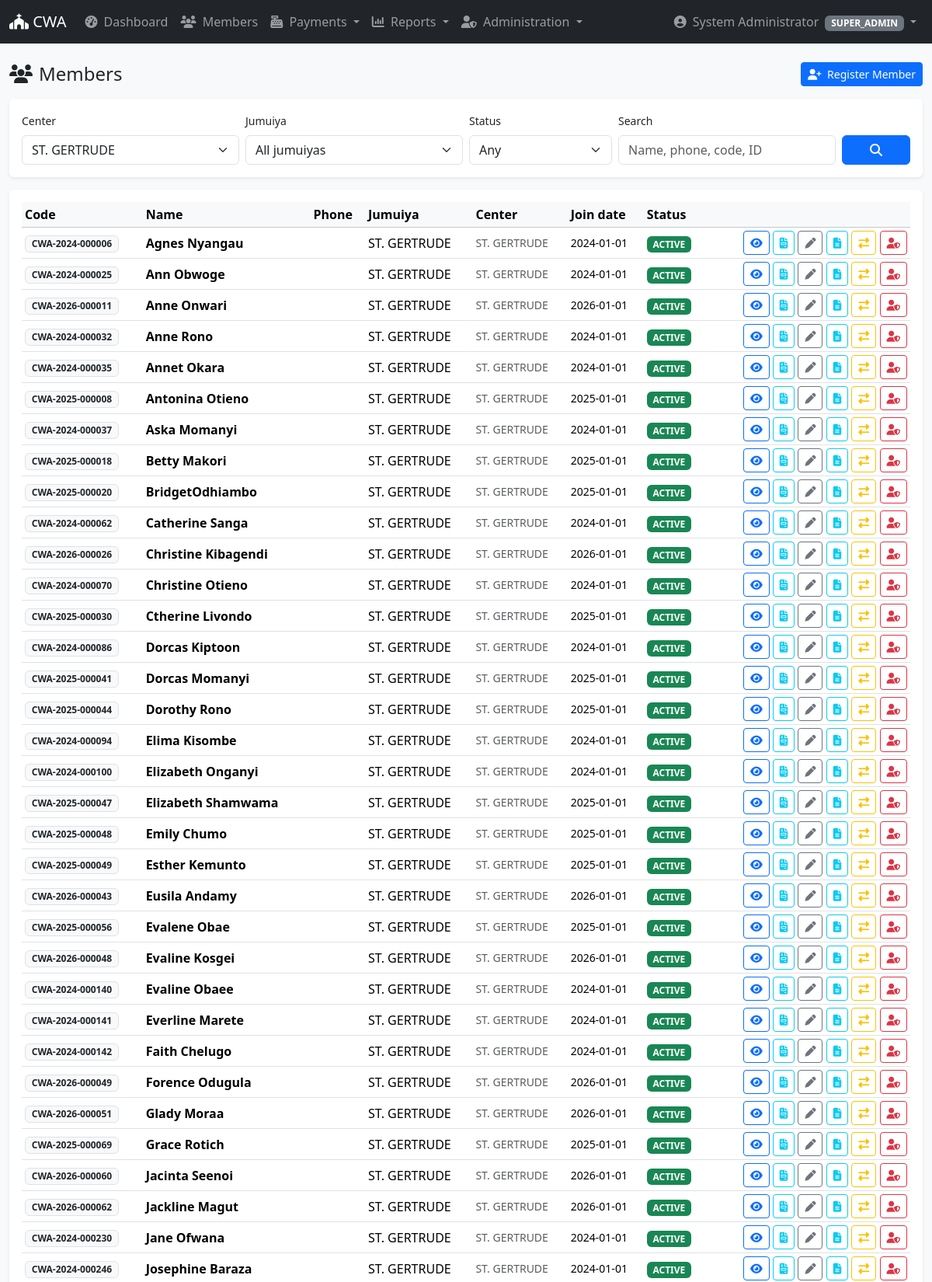
/members/index.php?center_id=2 (signed in, upper part), run on the app's committed database.
### tables this page shows
CREATE TABLE `members` (
  `id` int(10) unsigned NOT NULL AUTO_INCREMENT,
  `member_code` varchar(20) NOT NULL,
  `full_name` varchar(150) NOT NULL,
  `phone` varchar(30) DEFAULT NULL,
  `id_number` varchar(30) DEFAULT NULL,
  `gender` enum('MALE','FEMALE','OTHER') DEFAULT NULL,
  `date_of_birth` date DEFAULT NULL,
  `join_date` date DEFAULT NULL,
  `join_month` tinyint(3) unsigned NOT NULL,
  `jumuiya_id` int(10) unsigned NOT NULL,
  `status` enum('ACTIVE','INACTIVE','TRANSFERRED','DECEASED','LEFT','SUSPENDED') NOT NULL DEFAULT 'ACTIVE',
  `photo` varchar(255) DEFAULT NULL,
  `notes` text DEFAULT NULL,
  `created_by` int(10) unsigned DEFAULT NULL,
  `updated_by` int(10) unsigned DEFAULT NULL,
  `created_at` datetime NOT NULL DEFAULT current_timestamp(),
  `updated_at` datetime NOT NULL DEFAULT current_timestamp() ON UPDATE current_timestamp(),
  PRIMARY KEY (`id`),
  UNIQUE KEY `member_code` (`member_code`),
  UNIQUE KEY `uq_member_phone` (`phone`),
  KEY `idx_member_jumuiya` (`jumuiya_id`),
  KEY `idx_member_status` (`status`),
  KEY `idx_member_name` (`full_name`),
  KEY `fk_member_created_by` (`created_by`),
  KEY `fk_member_updated_by` (`updated_by`),
  CONSTRAINT `fk_member_created_by` FOREIGN KEY (`created_by`) REFERENCES `users` (`id`) ON DELETE SET NULL ON UPDATE CASCADE,
  CONSTRAINT `fk_member_jumuiya` FOREIGN KEY (`jumuiya_id`) REFERENCES `jumuiyas` (`id`) ON UPDATE CASCADE,
  CONSTRAINT `fk_member_updated_by` FOREIGN KEY (`updated_by`) REFERENCES `users` (`id`) ON DELETE SET NULL ON UPDATE CASCADE
);

CREATE TABLE `jumuiyas` (
  `id` int(10) unsigned NOT NULL AUTO_INCREMENT,
  `center_id` int(10) unsigned NOT NULL,
  `name` varchar(150) NOT NULL,
  `code` varchar(30) DEFAULT NULL,
  `status` enum('ACTIVE','INACTIVE') NOT NULL DEFAULT 'ACTIVE',
  `created_at` datetime NOT NULL DEFAULT current_timestamp(),
  `updated_at` datetime NOT NULL DEFAULT current_timestamp() ON UPDATE current_timestamp(),
  PRIMARY KEY (`id`),
  UNIQUE KEY `uq_jumuiya_name_center` (`center_id`,`name`),
  KEY `idx_jumuiya_center` (`center_id`),
  CONSTRAINT `fk_jumuiya_center` FOREIGN KEY (`center_id`) REFERENCES `centers` (`id`) ON UPDATE CASCADE
);

CREATE TABLE `centers` (
  `id` int(10) unsigned NOT NULL AUTO_INCREMENT,
  `parish_id` int(10) unsigned NOT NULL,
  `name` varchar(150) NOT NULL,
  `code` varchar(30) DEFAULT NULL,
  `welfare_enabled` tinyint(1) NOT NULL DEFAULT 0,
  `status` enum('ACTIVE','INACTIVE') NOT NULL DEFAULT 'ACTIVE',
  `created_at` datetime NOT NULL DEFAULT current_timestamp(),
  `updated_at` datetime NOT NULL DEFAULT current_timestamp() ON UPDATE current_timestamp(),
  PRIMARY KEY (`id`),
  UNIQUE KEY `uq_center_name_parish` (`parish_id`,`name`),
  KEY `idx_center_parish` (`parish_id`),
  CONSTRAINT `fk_center_parish` FOREIGN KEY (`parish_id`) REFERENCES `parishes` (`id`) ON UPDATE CASCADE
);

### classes/Db.php (called while the page is built, shortened)
<?php
class Db
{
    private static ?PDO $pdo = null;
    public static function conn(): PDO
    {
        if (self::$pdo === null) {
            $config = require __DIR__ . '/../config/config.php';
            $db = $config['db'];
            $dsn = "mysql:host={$db['host']};port={$db['port']};dbname={$db['database']};charset={$db['charset']}";
            self::$pdo = new PDO($dsn, $db['username'], $db['password'], [
                PDO::ATTR_ERRMODE            => PDO::ERRMODE_EXCEPTION,
                PDO::ATTR_DEFAULT_FETCH_MODE => PDO::FETCH_ASSOC,
                PDO::ATTR_EMULATE_PREPARES   => false,
            ]);
        }
        return self::$pdo;
    }
    public static function q(string $sql, array $params = []): PDOStatement
    {
        $st = self::conn()->prepare($sql);
        $st->execute($params);
        return $st;
    }
    public static function all(string $sql, array $p = []): array
    {
        return self::q($sql, $p)->fetchAll();
    }
}

### includes/permissions.php (called while the page is built, shortened)
<?php
function scope_center_id(): ?int
{
    $u = $_SESSION['user'] ?? null;
    if (in_array($u['role_name'] ?? '', ['SUPER_ADMIN', 'PARISH_ADMIN', 'VIEWER'], true)) {
        return null;
    }
    return $u['center_id'] ?? null;
}
function scope_jumuiya_id(): ?int
{
    $u = $_SESSION['user'] ?? null;
    if (in_array($u['role_name'] ?? '', ['SUPER_ADMIN', 'PARISH_ADMIN', 'VIEWER', 'CENTER_ADMIN'], true)) {
        return null;
    }
    return $u['jumuiya_id'] ?? null;
}
function scope_filter(array $f): array
{
    $cid = scope_center_id();
    $jid = scope_jumuiya_id();
    return $f;
}

### includes/helpers.php (called while the page is built, shortened)
<?php
function e(?string $v): string
{
    return htmlspecialchars((string)$v, ENT_QUOTES, 'UTF-8');
}

### classes/Member.php (called while the page is built, shortened)
<?php
class Member
{
    public static function search(array $filters = [], int $limit = 100, int $offset = 0): array
    {
        $sql = "SELECT m.*, j.name AS jumuiya_name, c.name AS center_name, c.id AS center_id
                  FROM members m
                  JOIN jumuiyas j ON j.id = m.jumuiya_id
                  JOIN centers   c ON c.id = j.center_id
                 WHERE 1 = 1";
        $p = [];
        if (!empty($filters['center_id'])) {
            $sql .= " AND c.id = :cid";
            $p['cid'] = (int)$filters['center_id'];
        }
        $sql .= " ORDER BY m.full_name LIMIT " . (int)$limit . " OFFSET " . (int)$offset;
        return Db::all($sql, $p);
    }
}

### members/index.php (the view, shortened to what this page needs)
<?php
$centers = Db::all("SELECT id, name FROM centers ORDER BY name");
$f = [
    'center_id'  => (int)($_GET['center_id']  ?? 0) ?: null,
    'jumuiya_id' => (int)($_GET['jumuiya_id'] ?? 0) ?: null,
    'status'     => trim($_GET['status'] ?? ''),
    'q'          => trim($_GET['q'] ?? ''),
];
$f = scope_filter($f);
$members = [];
if ($f['center_id'] || $f['jumuiya_id'] || $f['status'] || $f['q']) {
    $members = Member::search($f, 500);
} else {
    $members = Member::all();
}
require __DIR__ . '/../templates/layout/header.php';
?>
<div class="d-flex justify-content-between align-items-center mb-3">
    <h4 class="mb-0"><i class="fa-solid fa-users me-2"></i>Members</h4>
    <a href="create.php" class="btn btn-primary btn-sm">
        <i class="fa-solid fa-user-plus me-1"></i> Register Member
    </a>
</div>
<form class="card shadow-sm border-0 mb-3" method="get">
    <div class="card-body row g-2 align-items-end">
        <div class="col-md-3">
            <label class="form-label small">Center</label>
            <select name="center_id" id="center_id" class="form-select">
                <?php foreach ($centers as $c): ?>
                    <option value="<?= (int)$c['id'] ?>" <?= $f['center_id'] == $c['id'] ? 'selected' : '' ?>>
                        <?= e($c['name']) ?>
                    </option>
                <?php endforeach; ?>
            </select>
        </div>
        <div class="col-md-3">
            <label class="form-label small">Jumuiya</label>
            <select name="jumuiya_id" id="jumuiya_id" class="form-select">
                <option value="">All jumuiyas</option>
            </select>
        </div>
        <div class="col-md-2">
            <label class="form-label small">Status</label>
            <select name="status" class="form-select">
                <option value="">Any</option>
            </select>
        </div>
        <div class="col-md-3">
            <label class="form-label small">Search</label>
            <input name="q" class="form-control" placeholder="Name, phone, code, ID"
                value="<?= e($f['q']) ?>">
        </div>
        <div class="col-md-1 text-end">
            <button class="btn btn-primary w-100">
                <i class="fa-solid fa-magnifying-glass"></i>
            </button>
        </div>
    </div>
</form>
<?php if ($members): ?>
    <div class="card shadow-sm border-0">
        <div class="card-body">
            <table id="tblMembers" class="table table-sm table-hover align-middle">
                <thead class="table-light">
                    <tr>
                        <th>Code</th>
                        <th>Name</th>
                        <th>Phone</th>
                        <th>Jumuiya</th>
                        <th>Center</th>
                        <th>Join date</th>
                        <th>Status</th>
                        <th></th>
                    </tr>
                </thead>
                <tbody>
                    <?php foreach ($members as $m): ?>
                        <tr>
                            <td><span class="badge bg-light text-dark border"><?= e($m['member_code']) ?></span></td>
                            <td><strong><?= e($m['full_name']) ?></strong></td>
                            <td class="small"><?= e($m['phone']) ?></td>
                            <td><?= e($m['jumuiya_name']) ?></td>
                            <td class="small text-muted"><?= e($m['center_name']) ?></td>
                            <td class="small"><?= e($m['join_date']) ?></td>
                            <td>
                                <span class="badge bg-<?= match ($m['status']) {
                                                            'ACTIVE'      => 'success',
                                                            'INACTIVE'    => 'secondary',
                                                            'TRANSFERRED' => 'info',
                                                            'DECEASED'    => 'dark',
                                                            'LEFT'        => 'warning',
                                                            'SUSPENDED'   => 'danger',
                                                            default       => 'secondary',
                                                        } ?>"><?= e($m['status']) ?></span>
                            </td>
                            <td class="text-end">
                                <a href="view.php?id=<?= (int)$m['id'] ?>" class="btn btn-sm btn-outline-primary" title="Profile">
                                    <i class="fa-solid fa-eye"></i>
                                </a>
                                <a href="../reports/member-statement.php?id=<?= (int)$m['id'] ?>"
                                    class="btn btn-sm btn-outline-info" title="Statement">
                                    <i class="fa-solid fa-file-invoice"></i>
                                </a>
                                <a href="edit.php?id=<?= (int)$m['id'] ?>" class="btn btn-sm btn-outline-secondary" title="Edit">
                                    <i class="fa-solid fa-pen"></i>
                                </a>
                                <a href="ledger.php?id=<?= (int)$m['id'] ?>" class="btn btn-sm btn-outline-info" title="Ledger">
                                    <i class="fa-solid fa-file-lines"></i>
                                </a>
                                <a href="transfer.php?id=<?= (int)$m['id'] ?>" class="btn btn-sm btn-outline-warning" title="Transfer">
                                    <i class="fa-solid fa-right-left"></i>
                                </a>
                                <a href="status.php?id=<?= (int)$m['id'] ?>" class="btn btn-sm btn-outline-danger" title="Status">
                                    <i class="fa-solid fa-user-shield"></i>
                                </a>
                            </td>
                        </tr>
                    <?php endforeach; ?>
                </tbody>
            </table>
        </div>
    </div>
<?php elseif ($f['center_id'] || $f['jumuiya_id'] || $f['status'] || $f['q']): ?>
    <div class="alert alert-info">No members match those filters.</div>
<?php else: ?>
    <div class="alert alert-light border">
        Choose a center, a jumuiya, or enter a search term to list members.
    </div>
<?php endif; ?>
<?php require __DIR__ . '/../templates/layout/footer.php'; ?>

### data on the page
members: member_code "CWA-2024-000006", full_name "Agnes Nyangau", jumuiya.name "ST. GERTRUDE", centers.name "ST. GERTRUDE", join_date "2024-01-01", status "ACTIVE"
members: member_code "CWA-2024-000025", full_name "Ann Obwoge", jumuiya.name "ST. GERTRUDE", centers.name "ST. GERTRUDE", join_date "2024-01-01", status "ACTIVE"
members: member_code "CWA-2026-000011", full_name "Anne Onwari", jumuiya.name "ST. GERTRUDE", centers.name "ST. GERTRUDE", join_date "2026-01-01", status "ACTIVE"
members: member_code "CWA-2024-000032", full_name "Anne Rono", jumuiya.name "ST. GERTRUDE", centers.name "ST. GERTRUDE", join_date "2024-01-01", status "ACTIVE"
members: member_code "CWA-2024-000035", full_name "Annet Okara", jumuiya.name "ST. GERTRUDE", centers.name "ST. GERTRUDE", join_date "2024-01-01", status "ACTIVE"
members: member_code "CWA-2025-000008", full_name "Antonina Otieno", jumuiya.name "ST. GERTRUDE", centers.name "ST. GERTRUDE", join_date "2025-01-01", status "ACTIVE"
members: member_code "CWA-2024-000037", full_name "Aska Momanyi", jumuiya.name "ST. GERTRUDE", centers.name "ST. GERTRUDE", join_date "2024-01-01", status "ACTIVE"
members: member_code "CWA-2025-000018", full_name "Betty Makori", jumuiya.name "ST. GERTRUDE", centers.name "ST. GERTRUDE", join_date "2025-01-01", status "ACTIVE"
members: member_code "CWA-2025-000020", full_name "BridgetOdhiambo", jumuiya.name "ST. GERTRUDE", centers.name "ST. GERTRUDE", join_date "2025-01-01", status "ACTIVE"
members: member_code "CWA-2024-000062", full_name "Catherine Sanga", jumuiya.name "ST. GERTRUDE", centers.name "ST. GERTRUDE", join_date "2024-01-01", status "ACTIVE"
members: member_code "CWA-2026-000026", full_name "Christine Kibagendi", jumuiya.name "ST. GERTRUDE", centers.name "ST. GERTRUDE", join_date "2026-01-01", status "ACTIVE"
members: member_code "CWA-2024-000070", full_name "Christine Otieno", jumuiya.name "ST. GERTRUDE", centers.name "ST. GERTRUDE", join_date "2024-01-01", status "ACTIVE"
members: member_code "CWA-2025-000030", full_name "Ctherine Livondo", jumuiya.name "ST. GERTRUDE", centers.name "ST. GERTRUDE", join_date "2025-01-01", status "ACTIVE"
members: member_code "CWA-2024-000086", full_name "Dorcas Kiptoon", jumuiya.name "ST. GERTRUDE", centers.name "ST. GERTRUDE", join_date "2024-01-01", status "ACTIVE"
members: member_code "CWA-2025-000041", full_name "Dorcas Momanyi", jumuiya.name "ST. GERTRUDE", centers.name "ST. GERTRUDE", join_date "2025-01-01", status "ACTIVE"
members: member_code "CWA-2025-000044", full_name "Dorothy Rono", jumuiya.name "ST. GERTRUDE", centers.name "ST. GERTRUDE", join_date "2025-01-01", status "ACTIVE"
members: member_code "CWA-2024-000094", full_name "Elima Kisombe", jumuiya.name "ST. GERTRUDE", centers.name "ST. GERTRUDE", join_date "2024-01-01", status "ACTIVE"
members: member_code "CWA-2024-000100", full_name "Elizabeth Onganyi", jumuiya.name "ST. GERTRUDE", centers.name "ST. GERTRUDE", join_date "2024-01-01", status "ACTIVE"
members: member_code "CWA-2025-000047", full_name "Elizabeth Shamwama", jumuiya.name "ST. GERTRUDE", centers.name "ST. GERTRUDE", join_date "2025-01-01", status "ACTIVE"
members: member_code "CWA-2025-000048", full_name "Emily Chumo", jumuiya.name "ST. GERTRUDE", centers.name "ST. GERTRUDE", join_date "2025-01-01", status "ACTIVE"
members: member_code "CWA-2025-000049", full_name "Esther Kemunto", jumuiya.name "ST. GERTRUDE", centers.name "ST. GERTRUDE", join_date "2025-01-01", status "ACTIVE"
members: member_code "CWA-2026-000043", full_name "Eusila Andamy", jumuiya.name "ST. GERTRUDE", centers.name "ST. GERTRUDE", join_date "2026-01-01", status "ACTIVE"
members: member_code "CWA-2025-000056", full_name "Evalene Obae", jumuiya.name "ST. GERTRUDE", centers.name "ST. GERTRUDE", join_date "2025-01-01", status "ACTIVE"
members: member_code "CWA-2026-000048", full_name "Evaline Kosgei", jumuiya.name "ST. GERTRUDE", centers.name "ST. GERTRUDE", join_date "2026-01-01", status "ACTIVE"
members: member_code "CWA-2024-000140", full_name "Evaline Obaee", jumuiya.name "ST. GERTRUDE", centers.name "ST. GERTRUDE", join_date "2024-01-01", status "ACTIVE"
members: member_code "CWA-2024-000141", full_name "Everline Marete", jumuiya.name "ST. GERTRUDE", centers.name "ST. GERTRUDE", join_date "2024-01-01", status "ACTIVE"
members: member_code "CWA-2024-000142", full_name "Faith Chelugo", jumuiya.name "ST. GERTRUDE", centers.name "ST. GERTRUDE", join_date "2024-01-01", status "ACTIVE"
members: member_code "CWA-2026-000049", full_name "Forence Odugula", jumuiya.name "ST. GERTRUDE", centers.name "ST. GERTRUDE", join_date "2026-01-01", status "ACTIVE"
members: member_code "CWA-2026-000051", full_name "Glady Moraa", jumuiya.name "ST. GERTRUDE", centers.name "ST. GERTRUDE", join_date "2026-01-01", status "ACTIVE"
members: member_code "CWA-2025-000069", full_name "Grace Rotich", jumuiya.name "ST. GERTRUDE", centers.name "ST. GERTRUDE", join_date "2025-01-01", status "ACTIVE"
members: member_code "CWA-2026-000060", full_name "Jacinta Seenoi", jumuiya.name "ST. GERTRUDE", centers.name "ST. GERTRUDE", join_date "2026-01-01", status "ACTIVE"
members: member_code "CWA-2026-000062", full_name "Jackline Magut", jumuiya.name "ST. GERTRUDE", centers.name "ST. GERTRUDE", join_date "2026-01-01", status "ACTIVE"
members: member_code "CWA-2024-000230", full_name "Jane Ofwana", jumuiya.name "ST. GERTRUDE", centers.name "ST. GERTRUDE", join_date "2024-01-01", status "ACTIVE"
members: member_code "CWA-2024-000246", full_name "Josephine Baraza", jumuiya.name "ST. GERTRUDE", centers.name "ST. GERTRUDE", join_date "2024-01-01", status "ACTIVE"

### other printed values
$user['full_name'] "System Administrator"
$user['role_name'] "SUPER_ADMIN"
form field center_id "ST. GERTRUDE"
